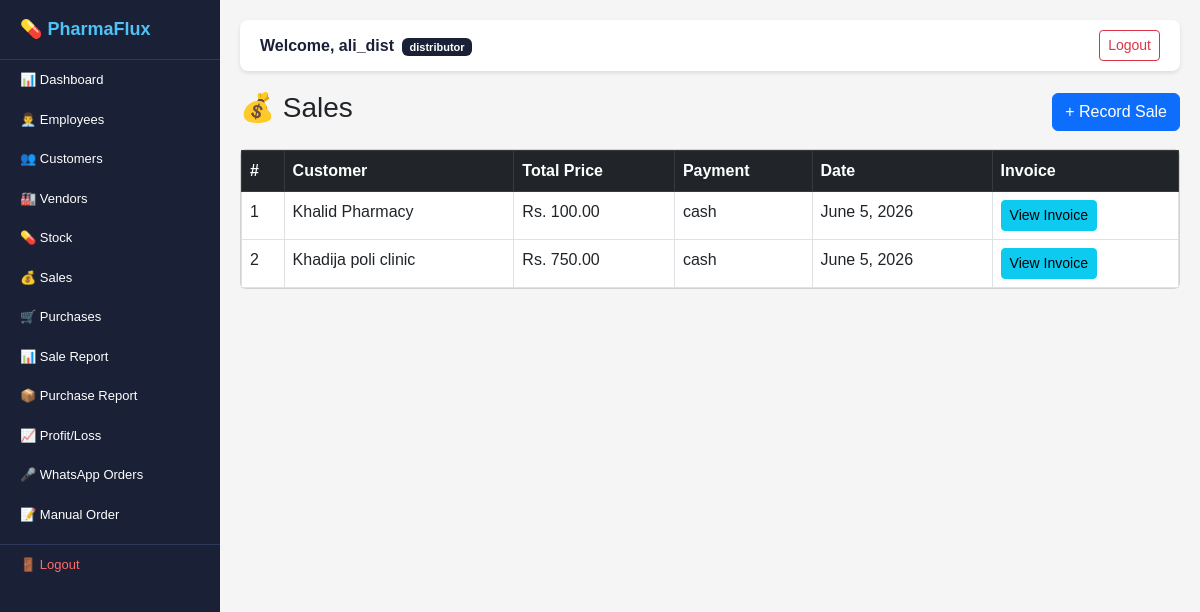
The app's page /sales/ (signed in), older data.
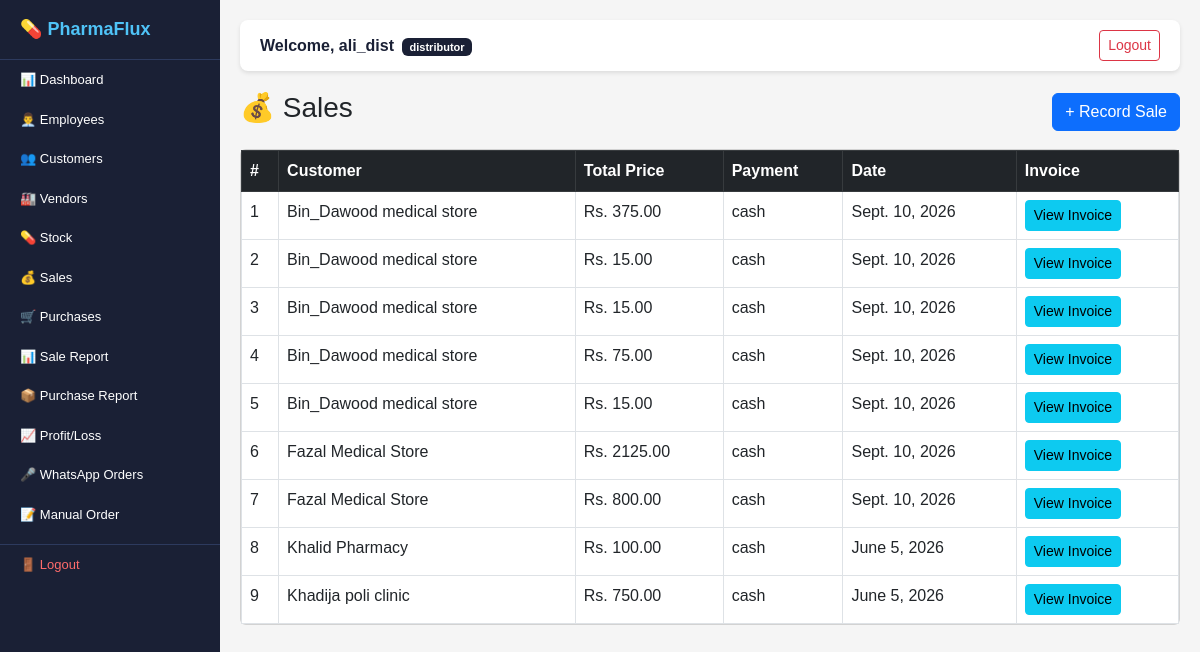
The same page, newer data.
### users/models.py (models this page shows)
class User(AbstractUser):
    ROLES = [
        ('superadmin', 'Super Admin'),
        ('distributor', 'Distributor'),
        ('employee', 'Employee'),
    ]
    role = models.CharField(
        max_length=20,
        choices=ROLES,
        default='distributor'
    )

### sales/models.py (models this page shows, shortened)
class Sale(models.Model):
    PAYMENT = [
        ('cash', 'Cash'),
        ('bank', 'Bank Transfer'),
        ('credit', 'Credit'),
    ]
    order = models.OneToOneField(
        Order,
        on_delete=models.CASCADE,
        related_name='sale'
    )
    customer = models.ForeignKey(
        Customer,
        on_delete=models.CASCADE,
        related_name='sales'
    )
    distributor = models.ForeignKey(
        Distributor,
        on_delete=models.CASCADE,
        related_name='sales'
    )
    sale_date = models.DateField(
        auto_now_add=True
    )
    total_price = models.DecimalField(
        max_digits=10,
        decimal_places=2
    )
    payment_method = models.CharField(
        max_length=20,
        choices=PAYMENT,
        default='cash'
    )

### customers/models.py (models this page shows, shortened)
class Customer(models.Model):
    distributor = models.ForeignKey(
        Distributor,
        on_delete=models.CASCADE,
        related_name='customers'
    )
    name = models.CharField(max_length=200)
    type = models.CharField(
        max_length=100,
        blank=True
    )
    contact = models.CharField(max_length=20)
    email = models.EmailField(blank=True)
    address = models.TextField(blank=True)
    whatsapp_number = models.CharField(
        max_length=20,
        blank=True
    )
    created_at = models.DateTimeField(
        auto_now_add=True
    )

### sales/views.py (the view)
# urls.py: path('', views.sale_list, name='sale_list'),
@login_required
def sale_list(request):
    distributor = get_distributor(request)
    sales = Sale.objects.filter(
        distributor=distributor
    ).order_by('-sale_date')
    return render(request, 'sales/list.html', {'sales': sales})

### sales/views.py (called while the page is built)
def get_distributor(request):
    if request.user.role == 'distributor':
        return request.user.distributor
    elif request.user.role == 'employee':
        return request.user.employee.distributor
    return None

### templates/sales/list.html (shortened to what this page needs)
{% extends 'base.html' %}
{% block content %}
<div class="d-flex justify-content-between align-items-center mb-3">
    <h3>💰 Sales</h3>
    <a href="/sales/add/" class="btn btn-primary">+ Record Sale</a>
</div>
<div class="card">
    <div class="card-body p-0">
        <table class="table table-bordered table-hover mb-0">
            <thead class="table-dark">
                <tr>
                    <th>#</th>
                    <th>Customer</th>
                    <th>Total Price</th>
                    <th>Payment</th>
                    <th>Date</th>
                    <th>Invoice</th>
                </tr>
            </thead>
            <tbody>
                {% for sale in sales %}
                <tr>
                    <td>{{ forloop.counter }}</td>
                    <td>{{ sale.customer.name }}</td>
                    <td>Rs. {{ sale.total_price }}</td>
                    <td>{{ sale.payment_method }}</td>
                    <td>{{ sale.sale_date }}</td>
                    <td>
                        <a href="/sales/invoice/{{ sale.id }}/"
                           class="btn btn-sm btn-info">
                           View Invoice
                        </a>
                    </td>
                </tr>
                {% endfor %}
            </tbody>
        </table>
    </div>
</div>
{% endblock %}

### templates/base.html (shortened to what this page needs)
<!DOCTYPE html>
<html lang="en">
<head>
    <link href="https://cdn.jsdelivr.net/npm/bootstrap@5.3.0/dist/css/bootstrap.min.css" rel="stylesheet">
</head>
<body>
<div id="sidebar">
    <span class="brand">💊 PharmaFlux</span>
    {% if request.user.role == 'superadmin' %}
    <a href="/superadmin/" class="nav-link-item">📊 Dashboard</a>
    <a href="/superadmin/add-distributor/" class="nav-link-item">➕ Add Distributor</a>
    {% elif request.user.role == 'distributor' %}
    <a href="/dashboard/" class="nav-link-item">📊 Dashboard</a>
    <a href="/employees/" class="nav-link-item">👨‍💼 Employees</a>
    <a href="/customers/" class="nav-link-item">👥 Customers</a>
    <a href="/vendors/" class="nav-link-item">🏭 Vendors</a>
    <a href="/stock/" class="nav-link-item">💊 Stock</a>
    <a href="/sales/" class="nav-link-item">💰 Sales</a>
    <a href="/purchases/" class="nav-link-item">🛒 Purchases</a>
    <a href="/reports/sales/" class="nav-link-item">📊 Sale Report</a>
    <a href="/reports/purchases/" class="nav-link-item">📦 Purchase Report</a>
    <a href="/reports/profit-loss/" class="nav-link-item">📈 Profit/Loss</a>
    <a href="/voice-orders/" class="nav-link-item">🎤 WhatsApp Orders</a>
    <a href="/voice-orders/create/" class="nav-link-item">📝 Manual Order</a>
    {% endif %}
    <a href="/logout/" class="nav-logout">🚪 Logout</a>
</div>
<div id="main-content">
    <div class="topbar">
        <span style="font-weight:bold; color:#1a2035;">
            Welcome, {{ request.user.username }}
            <span class="badge ms-1" style="background:#1a2035; font-size:11px;">
                {{ request.user.role }}
            </span>
        </span>
        <a href="/logout/" class="btn btn-sm btn-outline-danger">Logout</a>
    </div>
    {% block content %}
    {% endblock %}
</div>
</body>
</html>

### templates/base.html (style rules this page uses)
* { margin: 0; padding: 0; box-sizing: border-box; }
body { font-family: Arial, sans-serif; background-color: #f5f5f5; }
#sidebar { width: 220px; height: 100vh; background-color: #1a2035; position: fixed; top: 0; left: 0; overflow-y: auto; overflow-x: hidden; z-index: 999; }
.brand { color: #4fc3f7; font-size: 18px; font-weight: bold; padding: 16px 20px; background: #1a2035; display: block; border-bottom: 1px solid #2d3a5e; }
.nav-link-item { color: #ffffff; padding: 10px 20px; display: block; text-decoration: none; font-size: 13px; }
.nav-logout { color: #ff6b6b; padding: 10px 20px; display: block; text-decoration: none; font-size: 13px; border-top: 1px solid #2d3a5e; margin-top: 10px; }
#main-content { margin-left: 220px; padding: 20px; }
.topbar { background: #ffffff; padding: 10px 20px; margin-bottom: 20px; border-radius: 8px; box-shadow: 0 2px 4px rgba(0,0,0,0.1); display: flex; justify-content: space-between; align-items: center; }

Row changes from the older to the newer data that the page shows:
added Sale: customer.name "Bin_Dawood medical store", total_price "375.00", payment_method "cash", sale_date "Sept. 10, 2026"
added Sale: customer.name "Bin_Dawood medical store", total_price "15.00", payment_method "cash", sale_date "Sept. 10, 2026"
added Sale: customer.name "Bin_Dawood medical store", total_price "15.00", payment_method "cash", sale_date "Sept. 10, 2026"
added Sale: customer.name "Bin_Dawood medical store", total_price "75.00", payment_method "cash", sale_date "Sept. 10, 2026"
added Sale: customer.name "Bin_Dawood medical store", total_price "15.00", payment_method "cash", sale_date "Sept. 10, 2026"
added Sale: customer.name "Fazal Medical Store", total_price "2125.00", payment_method "cash", sale_date "Sept. 10, 2026"
added Sale: customer.name "Fazal Medical Store", total_price "800.00", payment_method "cash", sale_date "Sept. 10, 2026"
